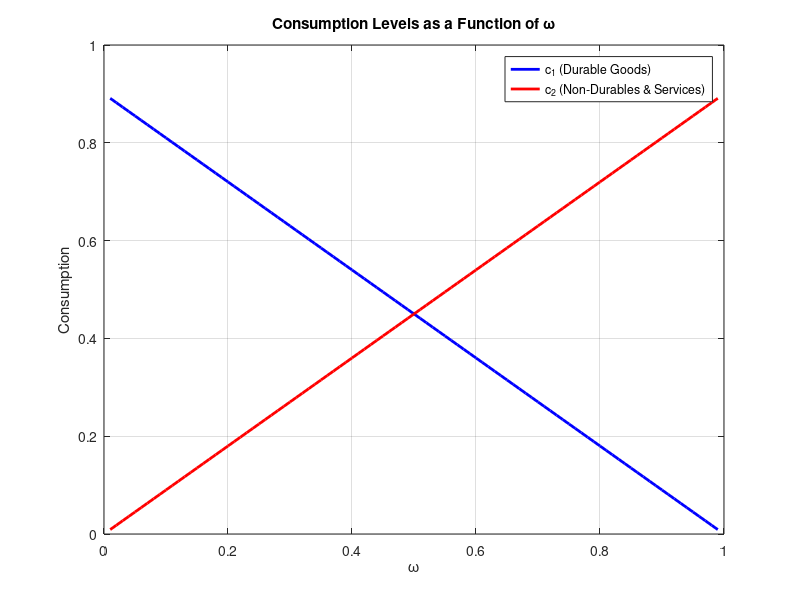

The MATLAB source for this figure:

% ===============================================
% Answer 2_c: Consumption levels Plot
% This version: 24.07.2025
% Author: Tahereh Parnian
% Tested: MATLAB_R2024b 
% ===============================================

% Parameters
w = 0.7;
r = 0.2;
p = 1;
I = w + r;

% Generate a sequence of omega values from 0.01 to 0.99
omega = 0.01:0.01:0.99;

% Compute c1 and c2 for each omega
c1 = (1 - omega) * I;
c2 = omega * I / p;

% Plot the results
plot(omega, c1, 'b', 'LineWidth', 2); hold on;
plot(omega, c2, 'r', 'LineWidth', 2);
xlabel('\omega');
ylabel('Consumption');
title('Consumption Levels as a Function of \omega');
legend('c_1 (Durable Goods)', 'c_2 (Non-Durables & Services)');
grid on;

